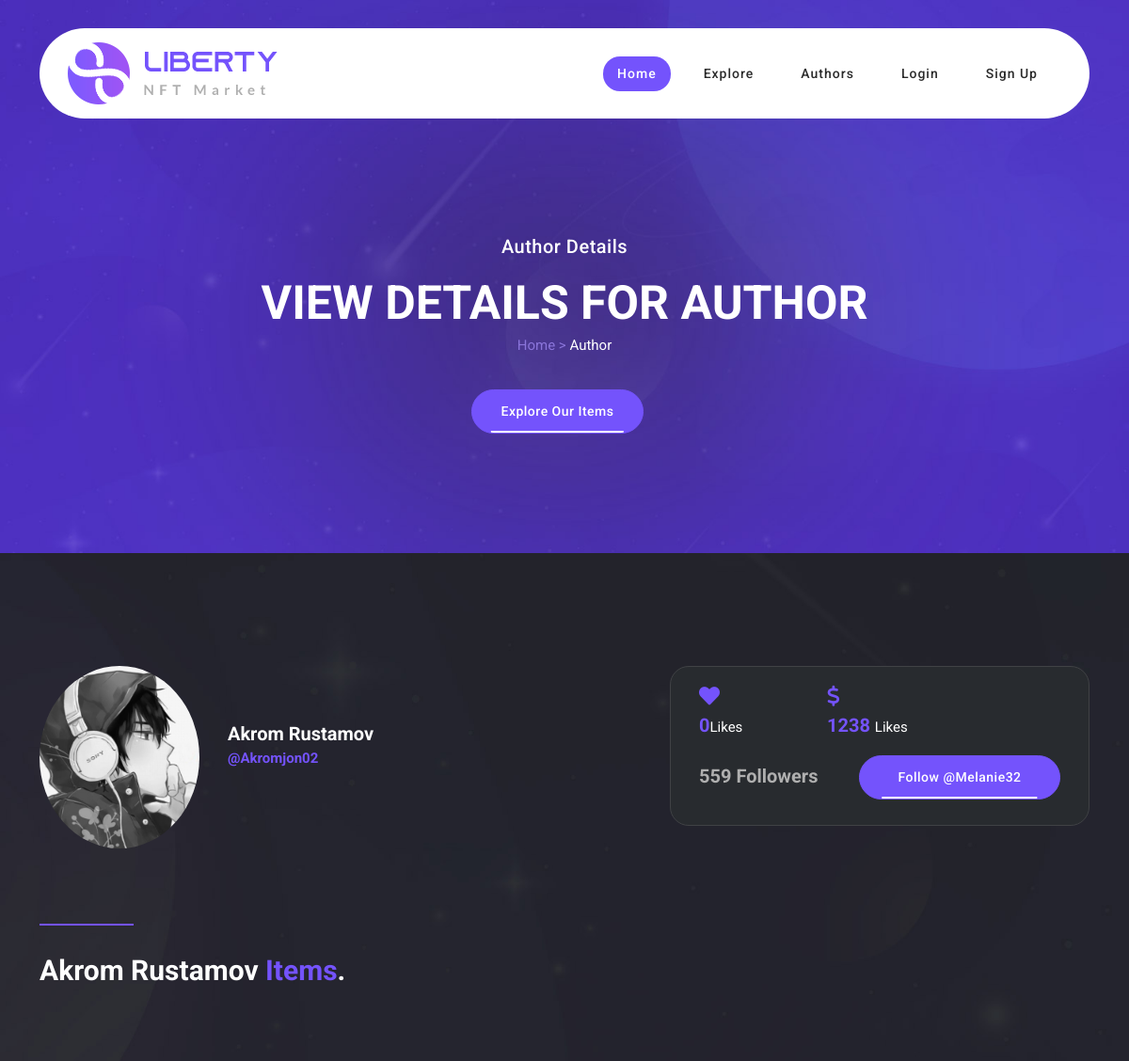
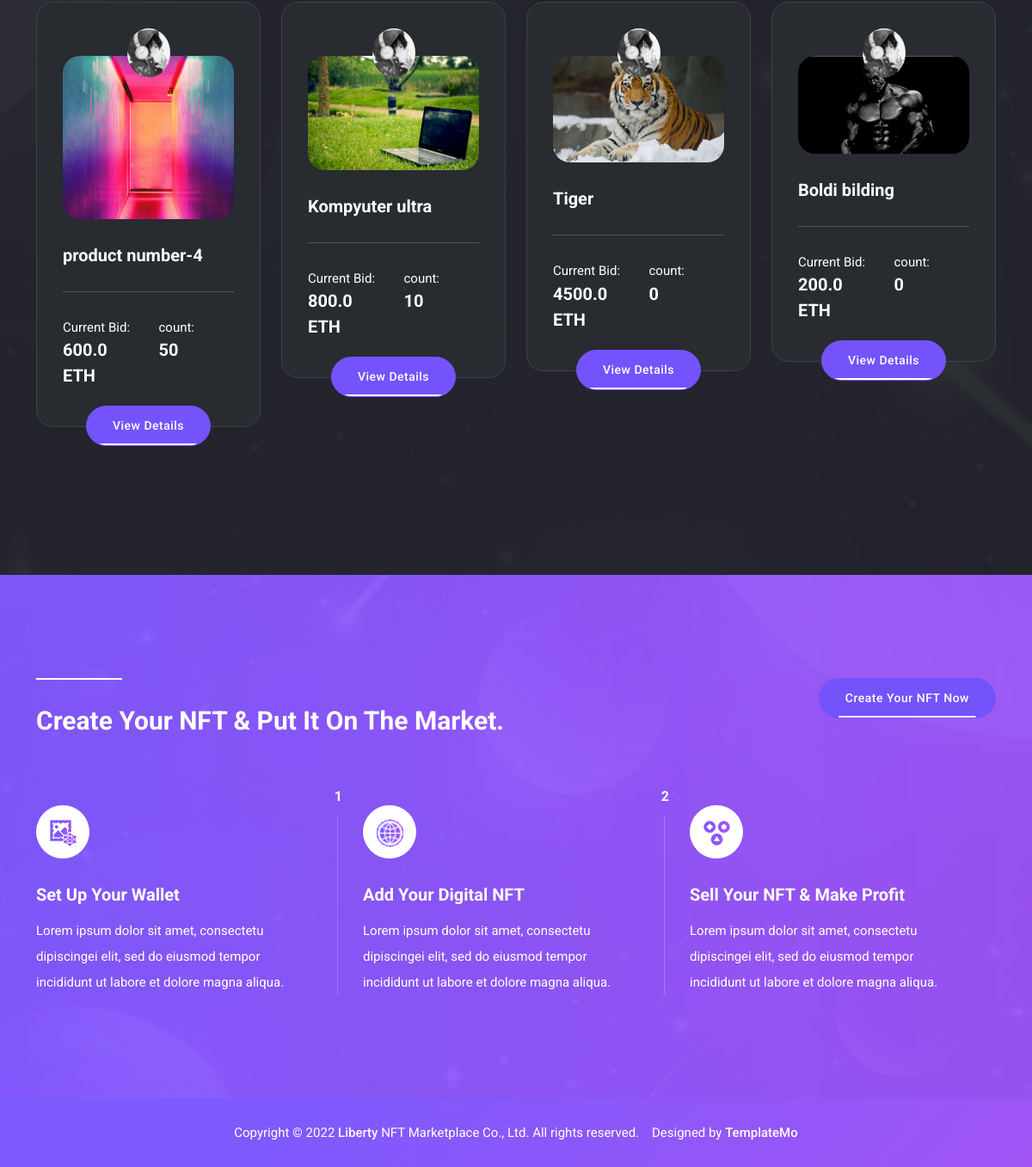
Page /author-detail-page/3 on the committed database (2 pictures, top to bottom).
### apps/users/models.py (models this page shows)
class Author(AbstractUser):
    avatar = models.ImageField(upload_to='authors/avatar/', null=True, default='authors/avatar/default/user.png')
    class Meta:
        db_table = 'Authors'

### apps/market/models.py (models this page shows)
class AbstractBaseModel(models.Model):
    created_at = models.DateTimeField(auto_now_add=True)
    updated_at = models.DateTimeField(auto_now=True)
    class Meta:
        abstract = True

class Product(AbstractBaseModel):
    image = models.ImageField(upload_to="products/")
    title = models.CharField(max_length=60)
    desciptions = models.TextField()
    price = models.FloatField(default=0)
    count = models.IntegerField(default=0)
    categories = models.ForeignKey(Categoriy, models.CASCADE, 'categories')
    ovner = models.CharField(max_length=48)
    author = models.ForeignKey(settings.AUTH_USER_MODEL, models.CASCADE, 'products')
    def __str__(self) -> str:
        return self.title

### apps/market/views.py (the view)
# urls.py: path('author-detail-page/<pk>', AuthorDetailPageView.as_view(), name='author-detail'),
class AuthorDetailPageView(View):
    def get(self, request, pk):
        context = {}
        author = Author.objects.get(pk=pk)
        products = Product.objects.filter(author=author)
        print(products)
        print(author)
        context['author'] = author
        context['products'] = products
        return render(request, "market/author.html", context)

### templates/market/author.html (shortened to what this page needs)
{% extends 'base.html' %}
{% load static %}
{% block content %}
  <div class="page-heading normal-space">
    <div class="container">
      <div class="row">
        <div class="col-lg-12">
          <h6>Author Details</h6>
          <h2>View Details For Author</h2>
          <span>Home > <a href="#">Author</a></span>
          <div class="buttons">
            <div class="main-button">
              <a href="{% url 'market:explore' %}">Explore Our Items</a>
            </div>
          </div>
        </div>
      </div>
    </div>
  </div>
  <div class="author-page">
    <div class="container">
      <div class="row">
        <div class="col-lg-6">
          <div class="author">
            <img src="{{ author.avatar.url }}" alt="" style="border-radius: 50%; max-width: 170px;">
            <h4>{{ author.first_name }} {{ author.last_name }}<br> <a href="#">{{ author.username }}</a></h4>
          </div>
        </div>
        <div class="col-lg-6">
          <div class="right-info">
            <div class="row">
              {% if author.likes.all.username == requst.user.username %}
              <div class="col-4">
                <div class="info-item">
                  <a href="{% url 'market:like' author.pk %}">
                  <i class="fa fa-heart"></i>
                  <h6>{{ author.likes.all.count }}<em>Likes</em></h6>
                </a>
                </div>
              </div>
              {% endif %}
              <div class="col-4">
                <div class="info-item">
                  <i class="fa fa-dollar"></i>
                  <h6>1238 <em>Likes</em></h6>
                </div>
              </div>
            </div>
            <div class="row">
              <div class="col-5">
                <h5>559 Followers</h5>
              </div>
              <div class="col-7">
                <div class="main-button">
                  <a href="#">Follow @melanie32</a>
                </div>
              </div>
            </div>
          </div>
        </div>
        <div class="col-lg-12">
          <div class="section-heading">
            <div class="line-dec"></div>
            <h2>{{ author.first_name }} {{ author.last_name }} <em>Items</em>.</h2>
          </div>
        </div>
        {% for product in author.products.all %}
        <div class="col-lg-3 col-md-6">
          <div class="item">
            <div class="row">
              <div class="col-lg-12">
                <span class="author">
                  <img src="{{ author.avatar.url }}" alt="" style="max-width: 50px; border-radius: 50%;">
                </span>
                <img src="{{ product.image.url }}" alt="" style="border-radius: 20px;">
                <h4>{{ product.title }}</h4>
              </div>
              <div class="col-lg-12">
                <div class="line-dec"></div>
                <div class="row">
                  <div class="col-6">
                    <span>Current Bid: <br> <strong>{{ product.price }} ETH</strong></span>
                  </div>
                  <div class="col-6">
                    <span>count: <br> <strong>{{ product.count }}</strong></span>
                  </div>
                </div>
              </div>
              <div class="col-lg-12">
                <div class="main-button">
                  <a href="{% url 'market:details' product.pk %}">View Details</a>
                </div>
              </div>
            </div>
          </div>
        </div>
        {% empty %}
        <h4>Now product</h4>
        {% endfor %}
      </div>
    </div>
  </div>
  <div class="create-nft">
    <div class="container">
      <div class="row">
        <div class="col-lg-8">
          <div class="section-heading">
            <div class="line-dec"></div>
            <h2>Create Your NFT & Put It On The Market.</h2>
          </div>
        </div>
        <div class="col-lg-4">
          <div class="main-button">
            <a href="{% url 'market:create' %}">Create Your NFT Now</a>
          </div>
        </div>
        <div class="col-lg-4">
          <div class="item first-item">
            <div class="number">
              <h6>1</h6>
            </div>
            <div class="icon">
              <img src="{% static 'img/icon-02.png' %}" alt="">
            </div>
            <h4>Set Up Your Wallet</h4>
            <p>Lorem ipsum dolor sit amet, consectetu dipiscingei elit, sed do eiusmod tempor incididunt ut labore et dolore magna aliqua.</p>
          </div>
        </div>
        <div class="col-lg-4">
          <div class="item second-item">
            <div class="number">
              <h6>2</h6>
            </div>
            <div class="icon">
              <img src="{% static 'img/icon-04.png' %}" alt="">
            </div>
            <h4>Add Your Digital NFT</h4>
            <p>Lorem ipsum dolor sit amet, consectetu dipiscingei elit, sed do eiusmod tempor incididunt ut labore et dolore magna aliqua.</p>
          </div>
        </div>
        <div class="col-lg-4">
          <div class="item">
            <div class="icon">
              <img src="{% static 'img/icon-06.png' %}" alt="">
            </div>
            <h4>Sell Your NFT &amp; Make Profit</h4>
            <p>Lorem ipsum dolor sit amet, consectetu dipiscingei elit, sed do eiusmod tempor incididunt ut labore et dolore magna aliqua.</p>
          </div>
        </div>
      </div>
    </div>
  </div>
{% endblock %}

### templates/base.html (shortened to what this page needs)
{% load static %}
<!DOCTYPE html>
<html lang="en">
  <head>
    <link href="{% static 'css/bootstrap.min.css' %}" rel="stylesheet">
    <link rel="stylesheet" href="{% static 'css/fontawesome.css' %}">
    <link rel="stylesheet" href="{% static 'css/templatemo-liberty-market.css' %}">
    <link rel="stylesheet" href="{% static 'css/owl.css' %}">
    <link rel="stylesheet" href="{% static 'css/animate.css' %}">
    <link rel="stylesheet"href="https://unpkg.com/swiper@7/swiper-bundle.min.css"/>
  </head>
<body>
  <header class="header-area header-sticky">
    <div class="container">
        <div class="row">
            <div class="col-12">
                <nav class="main-nav">
                    <a href="{% url 'market:home' %}" class="logo">
                        <img src="{% static 'img/logo.png' %}" alt="">
                    </a>
                    <ul class="nav">
                        <li><a href="{% url 'market:home' %}" class="active">Home</a></li>
                        <li><a href="{% url 'market:explore' %}">Explore</a></li>
                        <li><a href="{% url 'market:authors' %}">Authors</a></li>
                        {% if user.is_authenticated %}
                        <li><a href="{% url 'market:author-detail' user.pk %}">{{ user.username }}</a></li>
                        <li><a href="{% url 'market:create' %}">Create Yours</a></li>
                        <li><a href="{% url 'author:logout' %}">Logout</a></li>
                        {% else %}
                        <li><a href="{% url 'author:login' %}">Login</a></li>
                        <li><a href="{% url 'author:register' %}">Sign Up</a></li>
                        {% endif %}
                    </ul>
                </nav>
            </div>
        </div>
    </div>
  </header>
  {% block content %}
  {% endblock %}
  <footer>
    <div class="container">
      <div class="row">
        <div class="col-lg-12">
          <p>Copyright © 2022 <a href="#">Liberty</a> NFT Marketplace Co., Ltd. All rights reserved.
          &nbsp;&nbsp;
          Designed by <a title="HTML CSS Templates" rel="sponsored" href="https://templatemo.com" target="_blank">TemplateMo</a></p>
        </div>
      </div>
    </div>
  </footer>
  </body>
</html>

### rows in the picture
Author: avatar (placeholder picture), first_name "Akrom", last_name "Rustamov", username "@Akromjon02", likes.all.count "0"
Product: avatar (placeholder picture), image (picture), title "product number-4", price "600.0", count "50"
Product: avatar (placeholder picture), image (picture), title "Kompyuter ultra", price "800.0", count "10"
Product: avatar (placeholder picture), image (picture), title "Tiger", price "4500.0", count "0"
Product: avatar (placeholder picture), image (picture), title "Boldi bilding", price "200.0", count "0"
